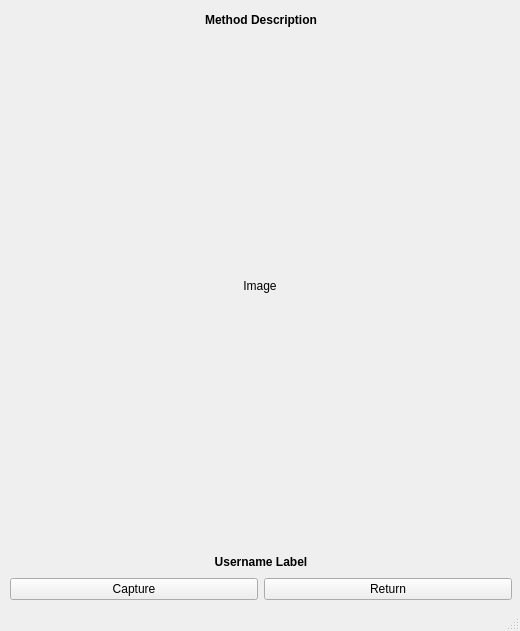
<?xml version="1.0" encoding="UTF-8"?>
<ui version="4.0">
 <class>ValidateUserWindow</class>
 <widget class="QMainWindow" name="ValidateUserWindow">
  <property name="geometry">
   <rect>
    <x>0</x>
    <y>0</y>
    <width>520</width>
    <height>631</height>
   </rect>
  </property>
  <property name="windowTitle">
   <string>Validate User</string>
  </property>
  <widget class="QWidget" name="centralwidget">
   <widget class="QWidget" name="verticalLayoutWidget">
    <property name="geometry">
     <rect>
      <x>10</x>
      <y>10</y>
      <width>502</width>
      <height>593</height>
     </rect>
    </property>
    <layout class="QVBoxLayout" name="verticalLayout">
     <item>
      <widget class="QLabel" name="methodDescriptionLabel">
       <property name="sizePolicy">
        <sizepolicy hsizetype="Preferred" vsizetype="Fixed">
         <horstretch>0</horstretch>
         <verstretch>0</verstretch>
        </sizepolicy>
       </property>
       <property name="font">
        <font>
         <family>MS Sans Serif</family>
         <weight>75</weight>
         <bold>true</bold>
        </font>
       </property>
       <property name="text">
        <string>Method Description</string>
       </property>
       <property name="alignment">
        <set>Qt::AlignCenter</set>
       </property>
      </widget>
     </item>
     <item>
      <widget class="QLabel" name="imageLabel">
       <property name="sizePolicy">
        <sizepolicy hsizetype="Fixed" vsizetype="Fixed">
         <horstretch>0</horstretch>
         <verstretch>0</verstretch>
        </sizepolicy>
       </property>
       <property name="minimumSize">
        <size>
         <width>500</width>
         <height>500</height>
        </size>
       </property>
       <property name="text">
        <string>Image</string>
       </property>
       <property name="alignment">
        <set>Qt::AlignCenter</set>
       </property>
      </widget>
     </item>
     <item>
      <spacer name="verticalSpacer">
       <property name="orientation">
        <enum>Qt::Vertical</enum>
       </property>
       <property name="sizeType">
        <enum>QSizePolicy::Fixed</enum>
       </property>
       <property name="sizeHint" stdset="0">
        <size>
         <width>20</width>
         <height>10</height>
        </size>
       </property>
      </spacer>
     </item>
     <item>
      <widget class="QLabel" name="usernameLabel">
       <property name="sizePolicy">
        <sizepolicy hsizetype="Preferred" vsizetype="Fixed">
         <horstretch>0</horstretch>
         <verstretch>0</verstretch>
        </sizepolicy>
       </property>
       <property name="font">
        <font>
         <family>MS Sans Serif</family>
         <weight>75</weight>
         <bold>true</bold>
        </font>
       </property>
       <property name="text">
        <string>Username Label</string>
       </property>
       <property name="alignment">
        <set>Qt::AlignCenter</set>
       </property>
      </widget>
     </item>
     <item>
      <layout class="QHBoxLayout" name="horizontalLayout">
       <item>
        <widget class="QPushButton" name="capturePushButton">
         <property name="text">
          <string>Capture</string>
         </property>
        </widget>
       </item>
       <item>
        <widget class="QPushButton" name="returnPushButton">
         <property name="text">
          <string>Return</string>
         </property>
        </widget>
       </item>
      </layout>
     </item>
    </layout>
   </widget>
  </widget>
  <widget class="QMenuBar" name="menubar">
   <property name="geometry">
    <rect>
     <x>0</x>
     <y>0</y>
     <width>520</width>
     <height>21</height>
    </rect>
   </property>
  </widget>
  <widget class="QStatusBar" name="statusbar"/>
 </widget>
 <resources/>
 <connections/>
</ui>
